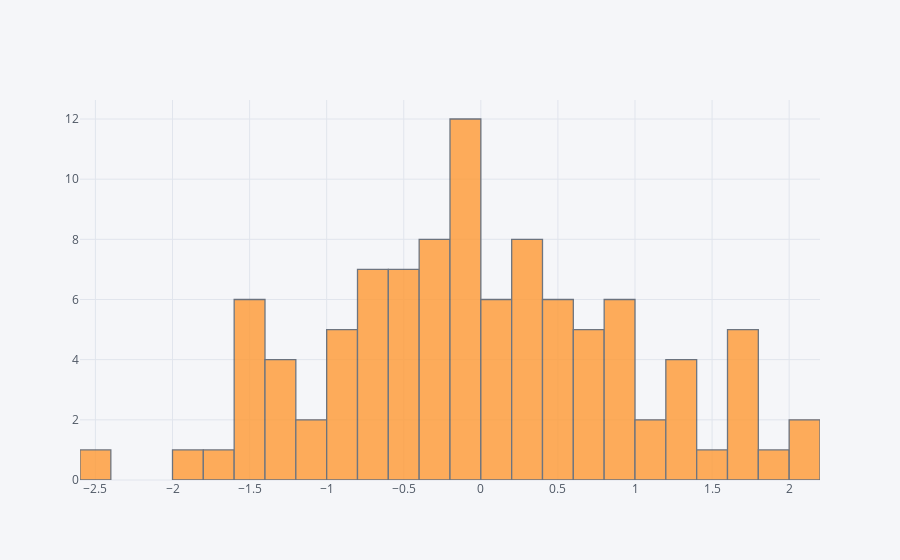

Notebook code cell kept with this figure:
### Markdown cell above
## histogram

### Code cell
df['A'].iplot(kind='hist',bins=25)

### Figure 1 — Plotly figure (JSON) as saved in the notebook; plotly's stock layout.template omitted (floating-point values rounded to 4 significant figures)
{"data": [{"histfunc": "count", "histnorm": "", "marker": {"color": "rgba(255, 153, 51, 1.0)", "line": {"color": "#4D5663", "width": 1.3}}, "name": "A", "nbinsx": 25, "opacity": 0.8, "orientation": "v", "type": "histogram", "uid": "e25d9d57-0c2f-4b83-8f72-1bf9a8254935", "x": [-0.09796, -0.9888, 0.09318, 1.609, 1.253, 1.685, -0.2367, -1.096, -0.3787, -0.1552, -1.663, -1.44, 1.39, 0.6303, 0.3821, -1.599, -0.4674, 0.5547, 0.1693, 0.2639, -0.006254, 0.3558, -0.2726, -0.1921, 0.8458, -0.07348, 0.676, 1.745, -0.2581, -0.9859, -0.9448, 2.155, -1.529, -1.216, -1.246, -0.2141, -0.8547, -0.5645, -0.7773, -0.5656, -1.806, -0.7856, 0.8346, -0.441, 0.3652, -0.106, 0.07414, 0.7977, 0.3671, 0.847, -0.02702, -0.2228, -0.02787, -0.07186, 0.9352, 1.693, 1.333, 2.157, 0.8992, -0.5449, 0.5325, -1.169, 0.6484, -1.218, 1.947, 1.294, -1.537, 1.427, 0.2192, 1.144, -0.5769, -0.4376, 0.03131, 0.041, -0.662, 0.8239, 1.117, 1.782, 0.4336, -1.443, -0.7524, -1.267, -1.411, -0.1339, 0.09059, 0.527, -0.2569, -0.6689, 0.6931, -0.2497, 0.4063, -2.432, 0.2164, 0.2758, -0.02971, -0.9554, -0.05906, -0.7126, 0.427, -0.6781]}], "layout": {"barmode": "overlay", "legend": {"bgcolor": "#F5F6F9", "font": {"color": "#4D5663"}}, "paper_bgcolor": "#F5F6F9", "plot_bgcolor": "#F5F6F9", "title": {"font": {"color": "#4D5663"}}, "xaxis": {"gridcolor": "#E1E5ED", "showgrid": true, "tickfont": {"color": "#4D5663"}, "title": {"font": {"color": "#4D5663"}, "text": ""}, "zerolinecolor": "#E1E5ED"}, "yaxis": {"gridcolor": "#E1E5ED", "showgrid": true, "tickfont": {"color": "#4D5663"}, "title": {"font": {"color": "#4D5663"}, "text": ""}, "zerolinecolor": "#E1E5ED"}}}
